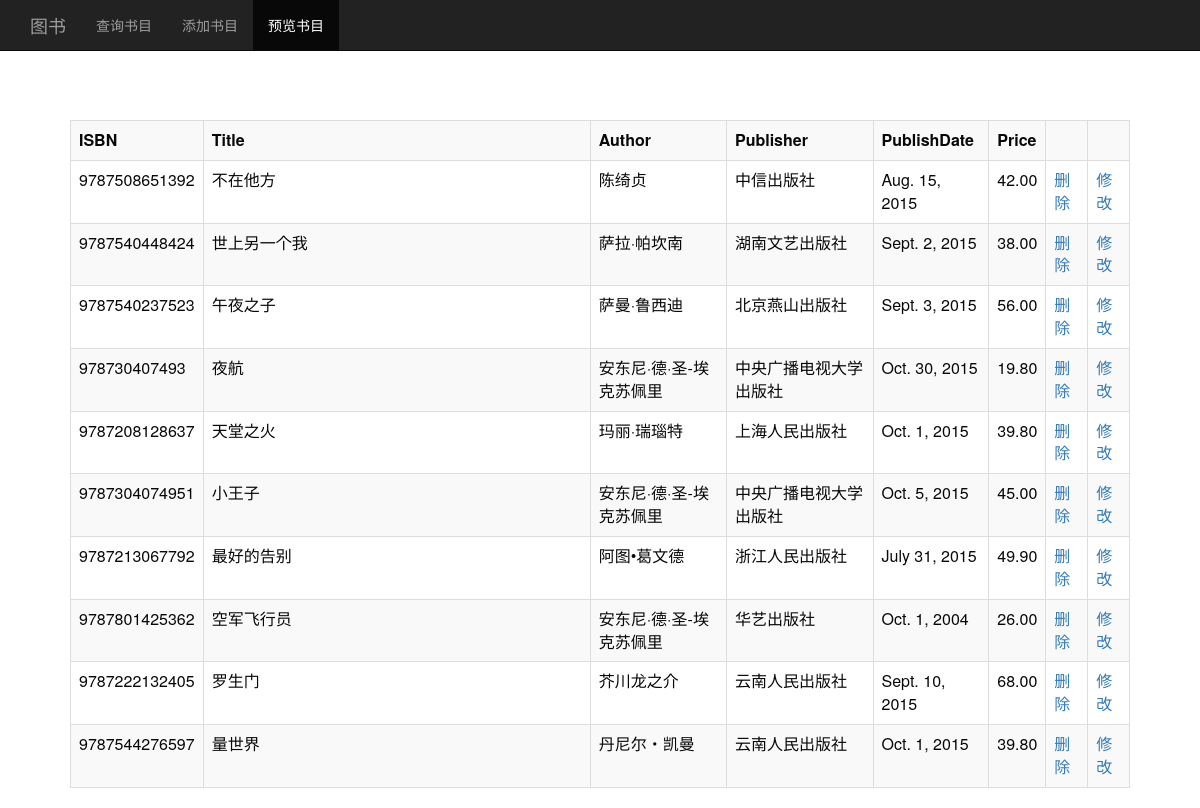
The app's page /view_all/ with its own data.
### book/models.py (models this page shows, shortened)
class Book(models.Model):
    class Meta:
        ordering = ['Title']
    ISBN = models.CharField(max_length = 13)
    Title = models.CharField(max_length = 100)
    AuthorID = models.CharField(max_length = 100)
    Publisher = models.CharField(max_length = 100)
    PublishDate = models.DateField()
    Price = models.CharField(max_length = 100)

### book/views.py (the view)
# urls.py: url(r'^view_all/$',view_all),
def view_all(request):
    all_objects = Book.objects.all()
    return render_to_response('view_all.html',{'all_objects':all_objects})

### book/Templates/view_all.html (shortened to what this page needs)
﻿{% load staticfiles %}
<!DOCTYPE html PUBLIC "-//W3C//DTD XHTML 1.0 Strict//EN" "http://www.w3.org/TR/xhtml1/DTD/xhtml1-strict.dtd">
<html xmlns="http://www.w3.org/1999/xhtml" xml:lang="en" lang="en">
<head>
<link href="{% static 'css/bootstrap.min.css' %}" rel="stylesheet">
</head>
<body bgcolor = "#F0F8FF">
<nav class = "navbar navbar-inverse navbar-fixed-top" role = "navigation">
    <div class = "container">
        <div class = "navbar-header">
            <a href = "#" class = "navbar-brand">图书</a>
        </div>
        <div id="navbar" class = "collapse navbar-collapse">
            <ul class = "nav navbar-nav">
                <li class = "text-right"><a href = "http://127.0.0.1:8000/search/">查询书目</a></li>
                <li class = "text-right"><a href ="http://127.0.0.1:8000/post/">添加书目</a></li>
                <li class = "active text-right"><a href ="http://127.0.0.1:8000/view_all/" >预览书目</a></li>
            </ul>
        </div>
    </div>
</nav>
<table class="table table-bordered table-striped">
<tr>
<th>ISBN</th>
<th>Title</th>
<th>Author</th>
<th>Publisher</th>
<th>PublishDate</th>
<th>Price</th>
    <th></th>
    <th></th>
</tr>
{% for book in all_objects %}
  <tr>
    <td>{{book.ISBN}}</td>
    <td width="387">{{book.Title}}</td>
    <td>{{book.AuthorID}}</td>
    <td>{{book.Publisher}}</td>
    <td>{{book.PublishDate}}</td>
    <td>{{book.Price}}</td>
    <td><a href="/delete/?id={{book.Title}}">删除</a></td>
    <td><a href="/change/?id={{book.Title}}">修改</a></td>
  </tr>
{% endfor %}
</table>
</body>
</html>

### book/Templates/view_all.html (style rules this page uses)
body { color:#080808;padding:0 5em;margin:0;padding-top: 100px; }

### records on screen
Book: ISBN "9787508651392", Title "不在他方", AuthorID "陈绮贞", Publisher "中信出版社", PublishDate "Aug. 15, 2015", Price "42.00"
Book: ISBN "9787540448424", Title "世上另一个我", AuthorID "萨拉·帕坎南", Publisher "湖南文艺出版社", PublishDate "Sept. 2, 2015", Price "38.00"
Book: ISBN "9787540237523", Title "午夜之子", AuthorID "萨曼·鲁西迪", Publisher "北京燕山出版社", PublishDate "Sept. 3, 2015", Price "56.00"
Book: ISBN "978730407493", Title "夜航", AuthorID "安东尼·德·圣-埃克苏佩里", Publisher "中央广播电视大学出版社", PublishDate "Oct. 30, 2015", Price "19.80"
Book: ISBN "9787208128637", Title "天堂之火", AuthorID "玛丽·瑞瑙特", Publisher "上海人民出版社", PublishDate "Oct. 1, 2015", Price "39.80"
Book: ISBN "9787304074951", Title "小王子", AuthorID "安东尼·德·圣-埃克苏佩里", Publisher "中央广播电视大学出版社", PublishDate "Oct. 5, 2015", Price "45.00"
Book: ISBN "9787213067792", Title "最好的告别", AuthorID "阿图•葛文德", Publisher "浙江人民出版社", PublishDate "July 31, 2015", Price "49.90"
Book: ISBN "9787801425362", Title "空军飞行员", AuthorID "安东尼·德·圣-埃克苏佩里", Publisher "华艺出版社", PublishDate "Oct. 1, 2004", Price "26.00"
Book: ISBN "9787222132405", Title "罗生门", AuthorID "芥川龙之介", Publisher "云南人民出版社", PublishDate "Sept. 10, 2015", Price "68.00"
Book: ISBN "9787544276597", Title "量世界", AuthorID "丹尼尔‧凯曼", Publisher "云南人民出版社", PublishDate "Oct. 1, 2015", Price "39.80"
